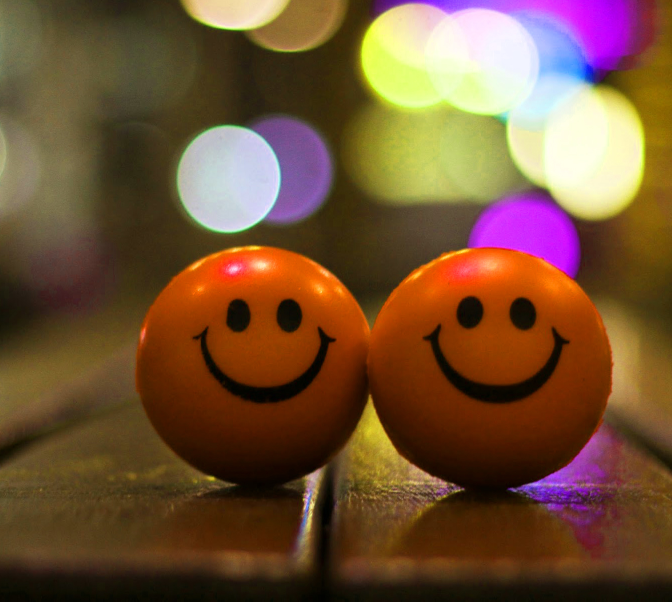
#> input picture Afﬁne  transformations/Afﬁne  transformations/test.jpg, 1344 x 1203 px, found by its file name (shown at 1/2 size)
$ jupyter execute 'Afﬁne  transformations .ipynb'   (shell and % lines are left out)
#> lines starting #> are read from the running program, lines starting #| are printed output that depends on the picture
[cell 1]
import numpy as np
import cv2 as cv
import matplotlib.pyplot as plt
img = cv.imread(r'D:\Anaconda project\Afﬁne  transformations\Afﬁne  transformations\test.jpg')
#> img is the input picture: shape (1203, 1344, 3); mean B, G, R 52.7, 80.9, 114.4
img = cv.cvtColor(img, cv.COLOR_BGR2RGB)
plt.imshow(img)
plt.show()
plt.close()

[cell 2]
height, width = img.shape[:2]
#> height = 1203; width = 1344
#Scaling 3x
scaledImg = cv.resize(img, (3*height, 3*width))
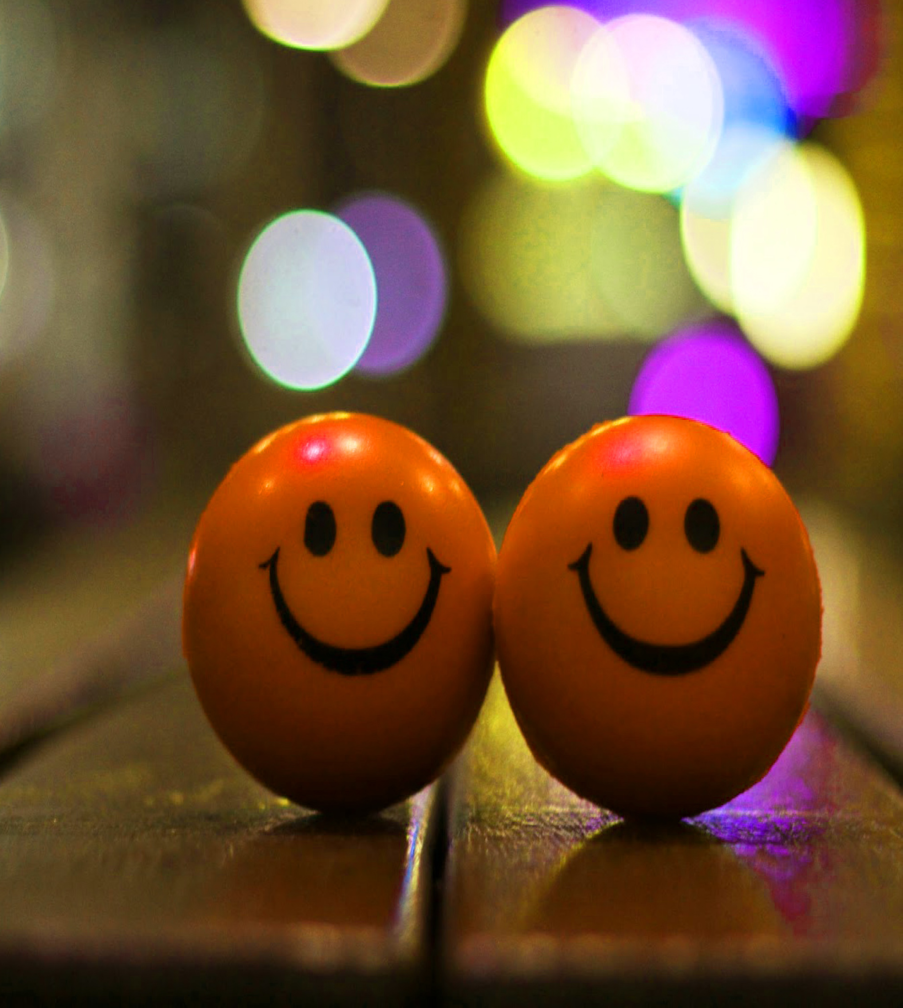
#> scaledImg: shape (4032, 3609, 3) (shown at 1/4 size); mean R, G, B 114.3, 80.8, 52.6
plt.imshow(scaledImg)
plt.show()
plt.close()

[cell 3]
#Rotating 67
center = (width/2, height/2)
#> center = (672, 601.5)
rotationMatrix = cv.getRotationMatrix2D(center, 67, 1)
rotationImg = cv.warpAffine(img, rotationMatrix, (width, height))
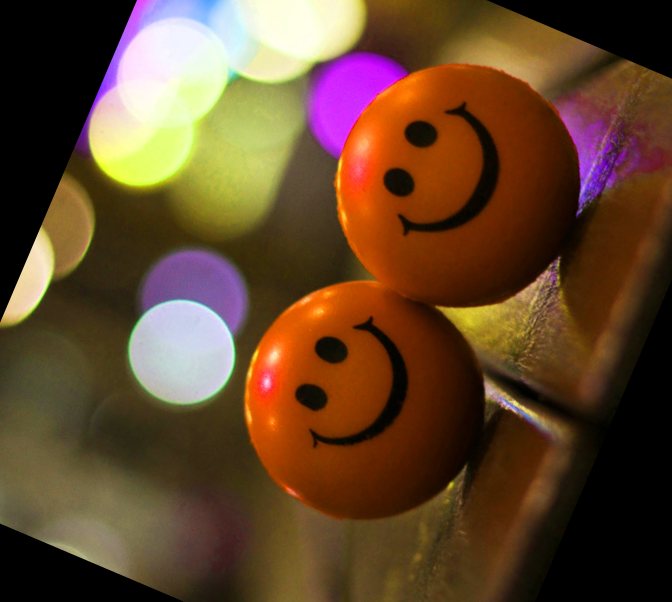
#> rotationImg: shape (1203, 1344, 3) (shown at 1/2 size); mean R, G, B 98.9, 69.7, 44
plt.imshow(rotationImg)
plt.show()
plt.close()

[cell 4]
#Translating
translationMatrix = np.float32([[1, 0, 132], [0, 1, 68]])
translationImg = cv.warpAffine(img, translationMatrix, (width, height))
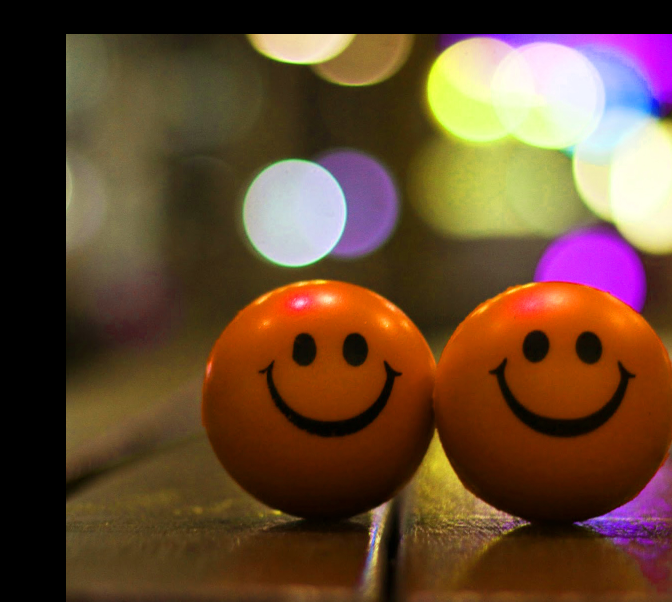
#> translationImg: shape (1203, 1344, 3) (shown at 1/2 size); mean R, G, B 100.1, 71, 47.6
plt.imshow(translationImg)
plt.show()
plt.close()

[cell 5]
#Shearing
M2 = np.float32([[1, 0, 0], [0.4, 1, 0]])
M2[0, 2] = -M2[0, 1]* width/2
M2[1, 2] = -M2[1, 0]* height/2
shearingImg = cv.warpAffine(img, M2, (width, height))
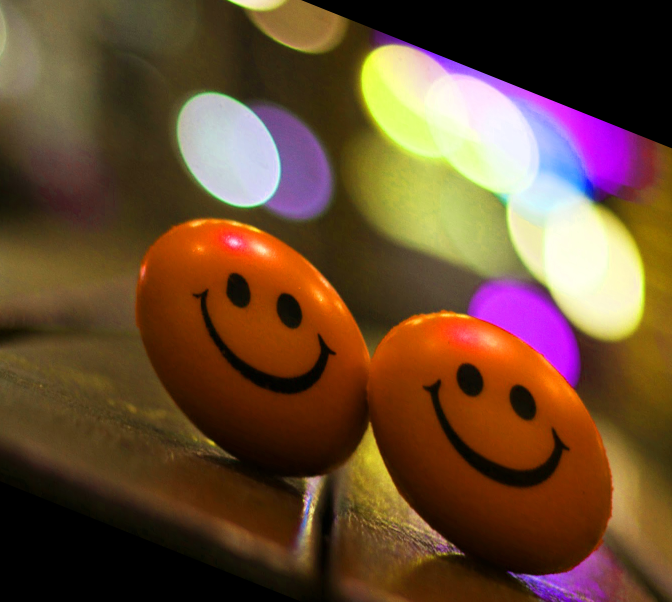
#> shearingImg: shape (1203, 1344, 3) (shown at 1/2 size); mean R, G, B 104.6, 73.8, 48.5
plt.imshow(shearingImg)
plt.show()
plt.close()
